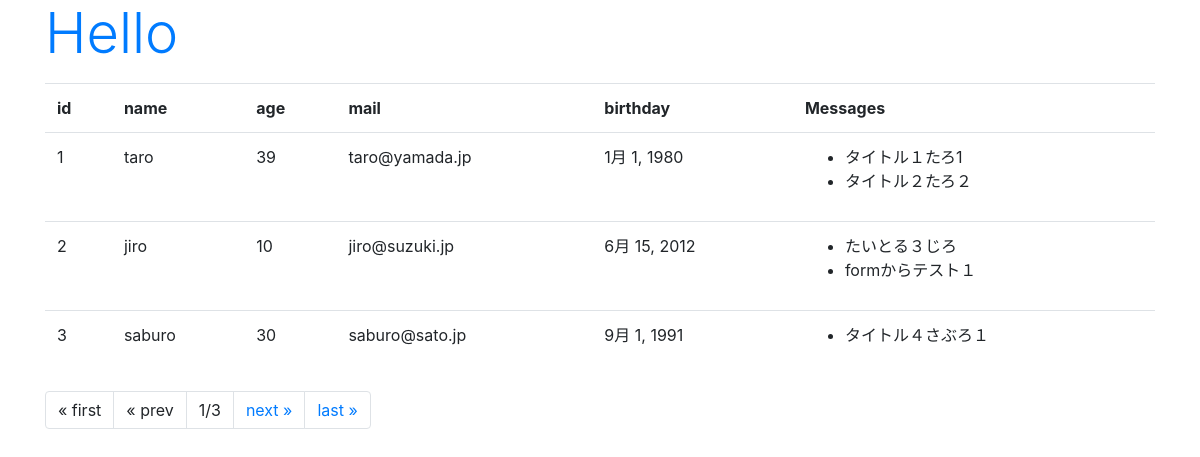
/hello/, run on the app's committed database.
### hello/models.py (models this page shows, shortened)
class Friend(models.Model):
    name = models.CharField(max_length=100,validators=[number_only])
    mail = models.EmailField(max_length=200)
    gender = models.BooleanField()
    age = models.IntegerField()
    birthday = models.DateField()

class Message(models.Model):
    friend = models.ForeignKey(Friend, on_delete=models.CASCADE)
    title = models.CharField(max_length=100)
    content = models.CharField(max_length=300)
    pub_date = models.DateTimeField(auto_now_add=True)
    class Meta:
        ordering = ('pub_date',)

### hello/views.py (the view)
# urls.py: path('', views.index, name='index'),
def index(request, num=1):
    data = Friend.objects.all()
    page = Paginator(data, 3)
    params = {
        'title' : 'Hello',
        'message' : '',
        'data' : page.get_page(num),
    }
    return render(request, 'hello/index.html', params)

### hello/templates/hello/index.html (shortened to what this page needs)
{% load static %}
<!doctype html>
<html lang="ja">
<head>
    <link rel="stylesheet"
    href="https://stackpath.bootstrapcdn.com/bootstrap/4.3.1/css/bootstrap.min.css"
>
</head>
<body class="container">
    <h1 class="display-4 text-primary">{{title}}</h1>
    <table class="table">
        <tr>
            <th>id</th>
            <th>name</th>
            <th>age</th>
            <th>mail</th>
            <th>birthday</th>
            <th>Messages</th>
        </tr>
    {% for item in data %}
        <tr>
            <td>{{item.id}}</td>
            <td>{{item.name}}</td>
            <td>{{item.age}}</td>
            <td>{{item.mail}}</td>
            <td>{{item.birthday}}</td>
            <td><ul>
                {% for ob in item.message_set.all %}
                    <li>{{ob.title}}</li>
                {% endfor %}
                </ul></td>
        </tr>
    {% endfor %}
    </table>
    <ul class="pagination">
        {% if data.has_previous %}
        <li class="page-item">
            <a class="page-link" href="{% url 'index' %}">
                &laquo; first</a>
        </li>
        <li class="page-item">
            <a class="page-link" href="{% url 'index' %}{{data.previous_page_number}}">
                &laquo; prev</a>
        </li>
        {% else %}
        <li class="page-item">
            <a class="page-link">
                &laquo; first</a>
        </li>
        <li class="page-item">
            <a class="page-link">
                &laquo; prev</a>
        </li>
        {% endif %}
        <li class="page-item">
            <a class="page-link">
            {{data.number}}/{{data.paginator.num_pages}}</a>
        </li>
        {% if data.has_next %}
        <li class="page-item">
            <a class="page-link" href="{% url 'index' %}{{data.next_page_number }}">
                next &raquo;</a>
        </li>
        <li class="page-item">
            <a class="page-link" href="{% url 'index' %}{{data.paginator.num_pages}}">
                last &raquo;</a>
        </li>
        {% endif %}
    </ul>
</body>
</html>

### data on the page
Friend: id "1", name "taro", age "39", mail "taro@yamada.jp", birthday "1月 1, 1980"
Message: title "タイトル１たろ1"
Message: title "タイトル２たろ２"
Friend: id "2", name "jiro", age "10", mail "jiro@suzuki.jp", birthday "6月 15, 2012"
Message: title "たいとる３じろ"
Message: title "formからテスト１"
Friend: id "3", name "saburo", age "30", mail "saburo@sato.jp", birthday "9月 1, 1991"
Message: title "タイトル４さぶろ１"

### other printed values
{{ title }} "Hello"
{{ data.number }} "1"
{{ data.paginator.num_pages }} "3"
